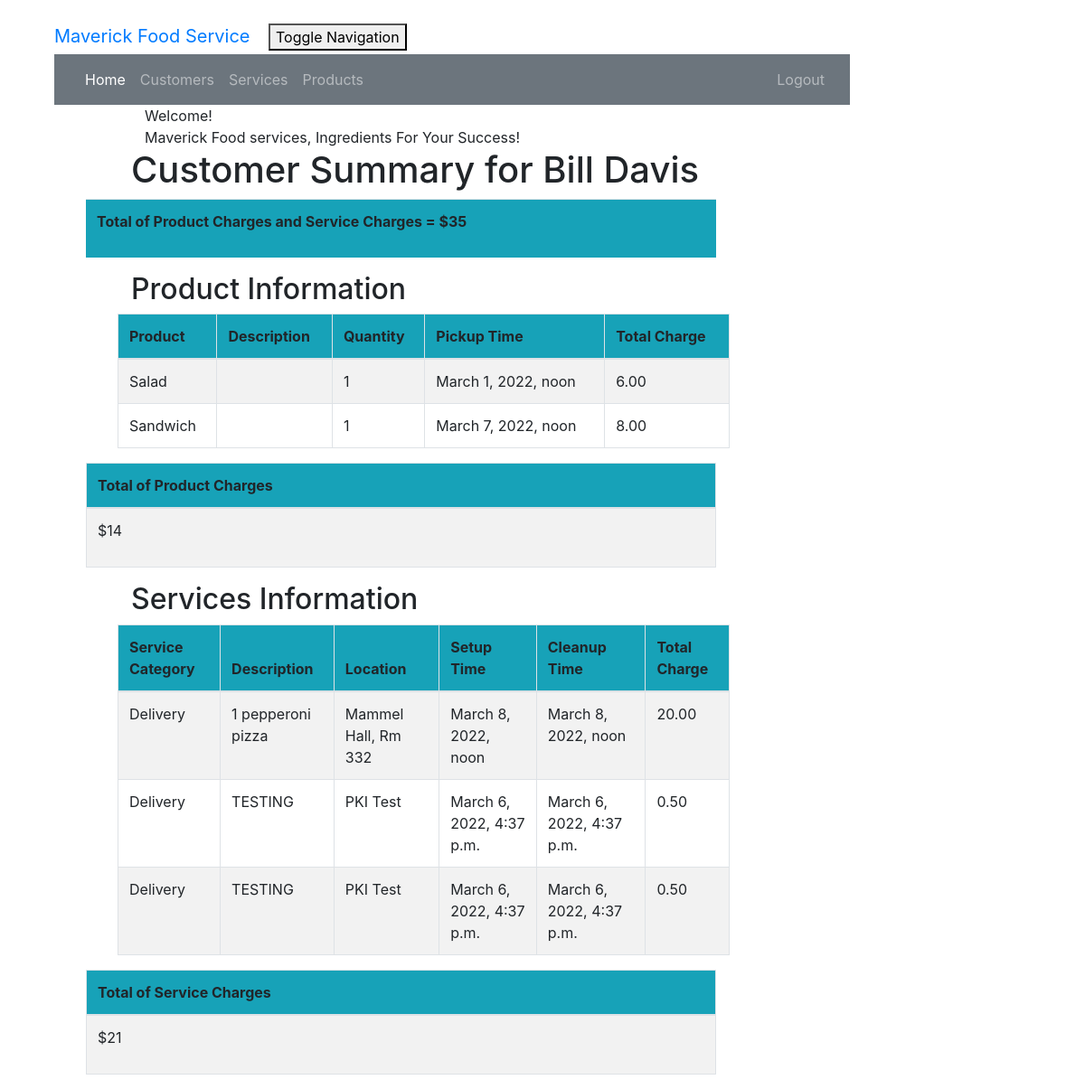
The page /customer/3/summary/ (signed in) on the database its author committed.
### crm/models.py (models this page shows, shortened)
class Customer(models.Model):
    cust_name = models.CharField(max_length=50)
    email = models.EmailField(max_length=100)
    phone = models.CharField(max_length=20)
    bldgroom = models.CharField(max_length=100)
    address = models.CharField(max_length=200)
    city = models.CharField(max_length=50)
    state = models.CharField(max_length=50)
    zipcode = models.CharField(max_length=10)
    organization = models.CharField(max_length=100)
    role = models.CharField(max_length=100)

class Product(models.Model):
    cust_name = models.ForeignKey(Customer, on_delete=models.CASCADE, related_name='products')
    product = models.CharField(max_length=100)
    description = models.TextField()
    quantity = models.IntegerField()
    pickup_time = models.DateTimeField(
        default=timezone.now)
    charge = models.DecimalField(max_digits=10, decimal_places=2)
    created_date = models.DateTimeField(
        default=timezone.now)
    updated_date = models.DateTimeField(auto_now_add=True)

class Service(models.Model):
    cust_name = models.ForeignKey(Customer, on_delete=models.CASCADE, related_name='services')
    service_category = models.CharField(max_length=100)
    description = models.TextField()
    location = models.CharField(max_length=200)
    setup_time = models.DateTimeField(
        default=timezone.now)
    cleanup_time = models.DateTimeField(
        default=timezone.now)
    service_charge = models.DecimalField(max_digits=10, decimal_places=2)
    created_date = models.DateTimeField(
        default=timezone.now)
    updated_date = models.DateTimeField(auto_now_add=True)

### crm/views.py (the view)
# urls.py: path('customer/<int:pk>/summary/', views.summary, name='summary'),
@login_required
def summary(request, pk):
    customer = get_object_or_404(Customer, pk=pk)
    services = Service.objects.filter(cust_name=pk)
    products = Product.objects.filter(cust_name=pk)
    sum_service_charge = \
        Service.objects.filter(cust_name=pk).aggregate(Sum('service_charge'))
    sum_product_charge = \
        Product.objects.filter(cust_name=pk).aggregate(Sum('charge'))
    sum = sum_product_charge.get("charge__sum")
    if sum== None:
        sum_product_charge = {'charge__sum': Decimal('0')}
    sum = sum_service_charge.get("service_charge__sum")
    if sum== None:
        sum_service_charge = {'service_charge__sum': Decimal('0')}
    return render(request, 'crm/summary.html', {'customer': customer,
                                                'products': products,
                                                'services': services,
                                                'sum_service_charge': sum_service_charge,
                                                'sum_product_charge': sum_product_charge,})

### crm/templates/crm/summary.html
{% extends 'crm/base.html' %}
{% block content %}
{% load mathfilters %}
{% load humanize %}
<div class="container">
    <div class="row">
        <div class="col-md-10 col-md-offset-1">
            <div class="panel panel-primary">
                <div class="panel-heading">Welcome!</div>
                <div class="panel-body">
                    Maverick Food services, Ingredients For Your Success!
                </div>
            </div>
        </div>
    </div>
</div>
<div class="row">
  <h1 style="padding-left: 15Px">Customer Summary for {{ customer.cust_name }}</h1>
    <br>
    <br>
</div>
    <table class="table">
        <tr class="bg-info">
            <th><p>Total of Product Charges and Service Charges =
                ${{ sum_service_charge.service_charge__sum|add:sum_product_charge.charge__sum|intcomma }}</p></th>
        </tr>
    </table>
    <div class="row">
        <h2 style="padding-left: 15Px">Product Information</h2>
    </div>
    <div class="row">
        <table class="table table-striped table-bordered table-hover">
            <thead>
            <tr class="bg-info">
                <th>Product</th>
                <th>Description</th>
                <th>Quantity</th>
                <th>Pickup Time</th>
                <th>Total Charge</th>
            </tr>
            </thead>
            <tbody>
            {% for product in products %}
                <tr>
                    <td>{{ product.product }}</td>
                    <td>{{ product.p_description }}</td>
                    <td>{{ product.quantity|intcomma }}</td>
                    <td>{{ product.pickup_time }}</td>
                    <td>{{ product.charge|intcomma }}</td>
                </tr>
            {% endfor %}
            </tbody>
        </table>
    </div>
        <table class="table table-striped table-bordered table-hover">
        <thead>
            <tr class="bg-info">
                <th>Total of Product Charges</th>
            </tr>
        </thead>
        <tbody>
            <tr>
                <td><p>${{sum_product_charge.charge__sum|intcomma }}</p></td>
            </tr>
        </tbody>
        </table>
    <div class="row">
        <h2 style="padding-left: 15Px">Services Information</h2>
    </div>
    <div class="row">
        <table class="table table-striped table-bordered table-hover">
            <thead>
            <tr class="bg-info">
                <th>Service Category</th>
                <th>Description</th>
                <th>Location</th>
                <th>Setup Time</th>
                <th>Cleanup Time</th>
                <th>Total Charge</th>
            </tr>
            </thead>
            <tbody>
            {% for service in services %}
                <tr>
                    <td>{{ service.service_category }}</td>
                    <td>{{ service.description }}</td>
                    <td>{{ service.location }}</td>
                    <td>{{ service.setup_time }}</td>
                    <td>{{ service.cleanup_time }}</td>
                    <td>{{ service.service_charge|intcomma }}</td>
                </tr>
            {% endfor %}
            </tbody>
        </table>
    </div>
        <table class="table table-striped table-bordered table-hover">
        <thead>
            <tr class="bg-info">
                <th>Total of Service Charges</th>
            </tr>
        </thead>
        <tbody>
            <tr>
                <td><p>${{ sum_service_charge.service_charge__sum|intcomma }}</p></td>
            </tr>
        </tbody>
    </table>
{% endblock %}

### crm/static/css/portfolio.css (style rules this page uses)
body { padding-left: 45px; padding-right: 45px; padding-top: 20px; }
.row { padding-left: 50px; }

### rows shown on the page
Customer: cust_name "Bill Davis"
Product: product "Salad", quantity "1", pickup_time "March 1, 2022, noon", charge "6.00"
Product: product "Sandwich", quantity "1", pickup_time "March 7, 2022, noon", charge "8.00"
Service: service_category "Delivery", description "1 pepperoni pizza", location "Mammel Hall, Rm 332", setup_time "March 8, 2022, noon", cleanup_time "March 8, 2022, noon", service_charge "20.00"
Service: service_category "Delivery", description "TESTING", location "PKI Test", setup_time "March 6, 2022, 4:37 p.m.", cleanup_time "March 6, 2022, 4:37 p.m.", service_charge "0.50"
Service: service_category "Delivery", description "TESTING", location "PKI Test", setup_time "March 6, 2022, 4:37 p.m.", cleanup_time "March 6, 2022, 4:37 p.m.", service_charge "0.50"

### other values the page prints
{{ sum_product_charge.charge__sum|intcomma }} "14"
{{ sum_service_charge.service_charge__sum|intcomma }} "21"
